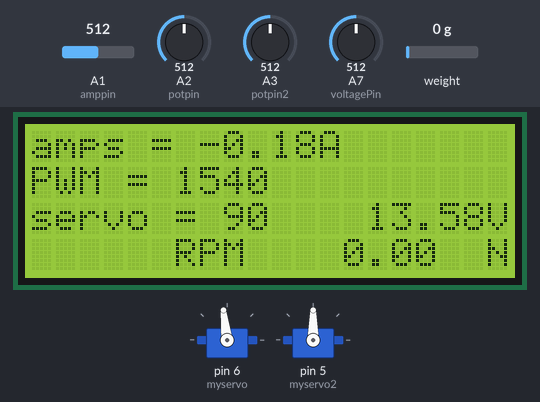
Simulated run of this sketch. Board: Arduino Nano, built with avr-gcc and run on an emulated ATmega328P. Parts: 20×4 character LCD, 2 × servo. The inputs (shaded band) are chosen by the test bench; at power-on: A2 (potpin) = 512, A3 (potpin2) = 512, A1 (amppin) = 512, A7 (voltagePin) = 512, weight on the scale 0 g. What the sketch prints to the serial monitor is not drawn.

Above: at 3.66 s.
3.7 s: A2 (potpin) set to 716
At 5.1 s:
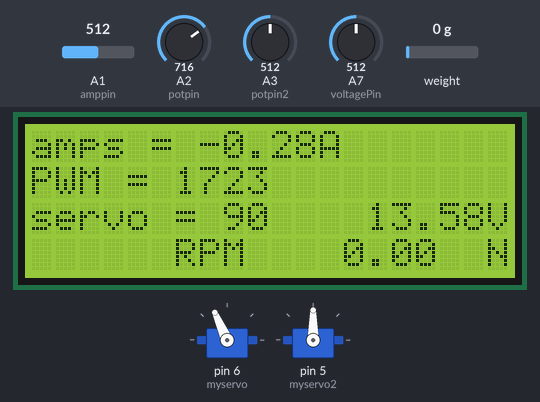
5.4 s: A3 (potpin2) set to 716
At 6.6 s:
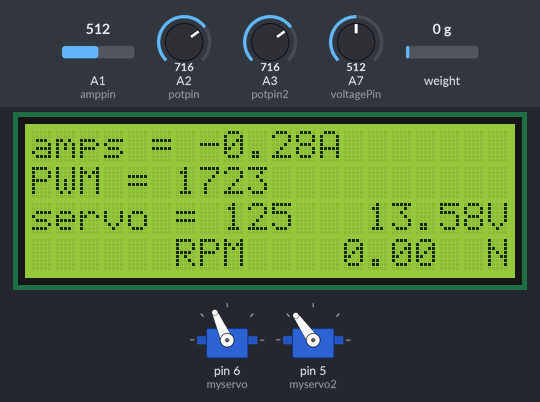
6.9 s: A2 (potpin) set to 992
At 7.6 s:
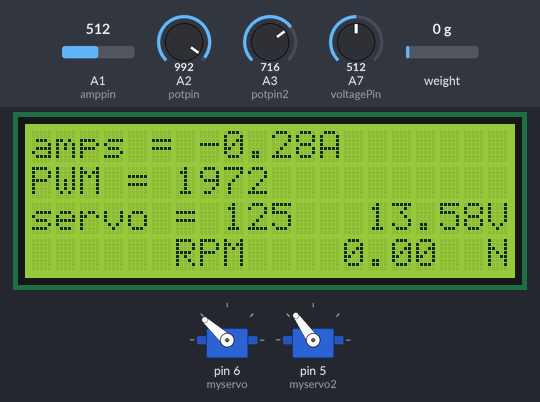
8.4 s: A3 (potpin2) set to 992
At 9.5 s:
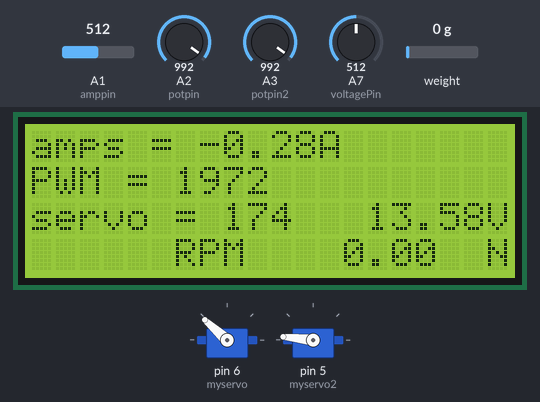
10.0 s: A2 (potpin) set to 306
At 10.4 s:
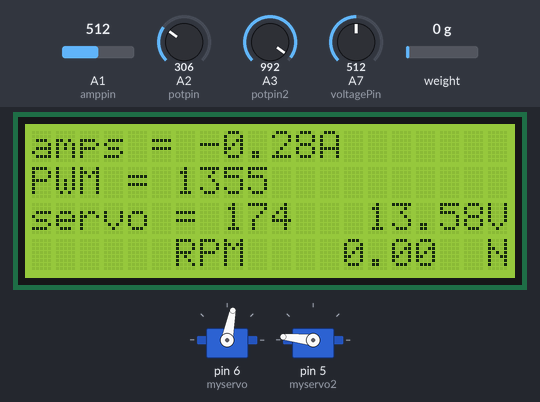
11.5 s: A3 (potpin2) set to 306
At 12.4 s:
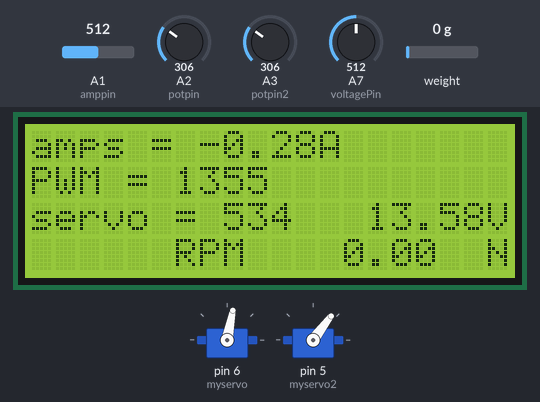
Timing chart, 0 to 14.0 s (numbered marks = the images above; inputs shaded):
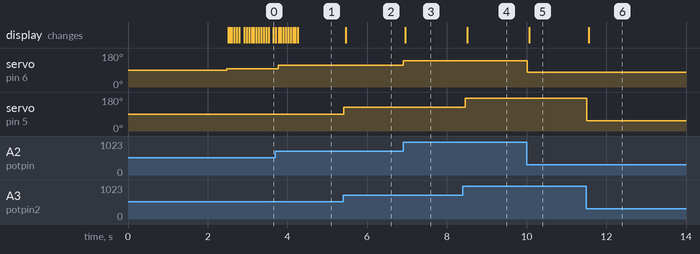

The sketch:

Teststation_automatic_code.ino
```cpp
#include <HX711_ADC.h>
#include <Wire.h>
#include <LiquidCrystal_I2C.h>
#include <Servo.h>

// Pin assignments
const int amppin = A1;
const int potpin = A2;
const int potpin2 = A3;
const int RPMpin = 9;
const int loadCellDT = 7;
const int loadCellSCK = 8;
const int voltagePin = A7;

// Constants
const int numReadings = 30;
const float loadCellCalFactor = 213;
const int lcdAddress = 0x27;
const int lcdColumns = 20;
const int lcdRows = 4;
const float voltageDividerRatio = 5.4315;

// Variables
float readings[numReadings];
int ndex = 0;
float total = 0;
float average = 0;
float currentValue = 0;
unsigned long lastTime = 0;
unsigned long intervaltime = 0;
float RPM = 0;
float voltage = 0;

// Objects
LiquidCrystal_I2C lcd(lcdAddress, lcdColumns, lcdRows);
Servo myservo;
Servo myservo2;
HX711_ADC LoadCell(loadCellDT, loadCellSCK);

void setup() {
  Serial.begin(9600);

  lcd.init();
  lcd.backlight();

  myservo.attach(6);
  myservo2.attach(5);

  pinMode(RPMpin, INPUT_PULLUP);
  attachInterrupt(digitalPinToInterrupt(RPMpin), rpmInterrupt, FALLING);

  LoadCell.begin();
  LoadCell.start(2000);
  LoadCell.setCalFactor(loadCellCalFactor);
}

void loop() {
  measureCurrent();
  controlPWM();
  controlServo();
  measureRPM();
  measureWeight();
  measureVoltage();
  updateLCD();
  delay(5); // Adjust the delay as per your requirements
}

void measureCurrent() {
  total -= readings[ndex];
  readings[ndex] = analogRead(amppin);
  readings[ndex] = (readings[ndex] - 510) * 5 / 1024 / 0.04 - 0.52;
  total += readings[ndex];
  ndex++;
  if (ndex >= numReadings)
    ndex = 0;
  average = total / numReadings;
  currentValue = average;
}

void controlPWM() {
  int val = analogRead(potpin);
  val = map(val, 0, 1023, 1080, 2000);
  myservo.writeMicroseconds(val);
}

void controlServo() {
  int val2 = analogRead(potpin2);
  val2 = map(val2, 0, 1023, 0, 180);
  myservo2.write(val2);
}

void measureRPM() {
  if (intervaltime != 0) {
    float RPS = 1000000.0 / intervaltime;
    RPM = 60.0 * RPS;
    lcd.setCursor(0, 3);
    lcd.print(RPM, 1);
    intervaltime = 0;
  }
}

void measureWeight() {
  LoadCell.update();
  float weight = LoadCell.getData();
  weight *= 0.00981;
}

void measureVoltage() {
  float voltage = analogRead(A7);
  voltage = voltage / 1024;
  voltage = voltage * 5;
  voltage = voltage * voltageDividerRatio;
    lcd.setCursor(14, 2);
  lcd.print(voltage);
  lcd.setCursor(19, 2);
  lcd.print("V");
  Serial.println(voltage);
}

void updateLCD() {
  lcd.setCursor(0, 0);
  lcd.print("amps = ");
  lcd.setCursor(7, 0);
  lcd.print(currentValue);
  lcd.setCursor(12, 0);
  lcd.print("A");
  lcd.setCursor(0, 1);
  lcd.print("PWM = ");
  lcd.setCursor(6, 1);
  lcd.print(myservo.readMicroseconds());
  lcd.setCursor(0, 2);
  lcd.print("servo = ");

  lcd.setCursor(13, 3);
  lcd.print(LoadCell.getData());
  lcd.setCursor(19, 3);
  lcd.print("N");
  lcd.setCursor(6, 3);
  lcd.print("RPM");

  if (myservo2.read() >= 10){
  lcd.setCursor(8, 2);
  lcd.print(myservo2.read());
  }
    if ( 99 > myservo2.read() >= 10){
  lcd.setCursor(8, 2);
  lcd.print(myservo2.read());
  lcd.setCursor(10, 2);
  lcd.print("  ");
  }
    if (myservo2.read() < 10){
  lcd.setCursor(8, 2);
  lcd.print(myservo2.read());
  lcd.setCursor(9, 2);
  lcd.print("  ");
  }

}

void rpmInterrupt() {
  unsigned long currentTime = micros();
  intervaltime = currentTime - lastTime;
  lastTime = currentTime;
}
```

Measured:
- after the input at 3.7 s, servo on pin 6 (myservo): 97° → 114° after 0.07 s
- after the input at 5.4 s, servo on pin 5 (myservo2): 90° → 125° at once; the display: changes after 0.06 s (image 2)
- after the input at 6.9 s, servo on pin 6 (myservo): 114° → 138° at once; the display: changes after 0.06 s (image 3)
- after the input at 8.4 s, servo on pin 5 (myservo2): 125° → 174° after 0.06 s; the display: changes after 0.11 s (image 4)
- after the input at 10.0 s, servo on pin 6 (myservo): 138° → 79° at once; the display: changes after 0.07 s (image 5)
- after the input at 11.5 s, servo on pin 5 (myservo2): 174° → 53° at once; the display: changes after 0.06 s (image 6)
